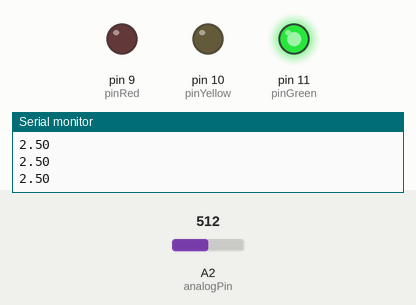
Bench run of a sketch on a simulated Arduino Uno, built with avr-gcc and run on an emulated ATmega328P. Parts: output pins drawn as LEDs (lit = HIGH), the last lines printed to the serial monitor. Inputs (shaded band) come from the test bench; at power-on: A2 (analogPin) = 512.

Above: at 1.2 s.
1.3 s: A2 (analogPin) set to 605
2.8 s: A2 (analogPin) set to 630
At 3.5 s:
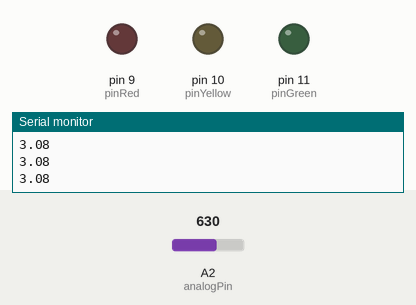
4.3 s: A2 (analogPin) set to 716
At 4.9 s:
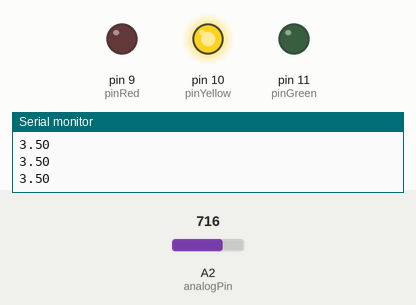
5.9 s: A2 (analogPin) set to 805
7.4 s: A2 (analogPin) set to 837
At 8.6 s:
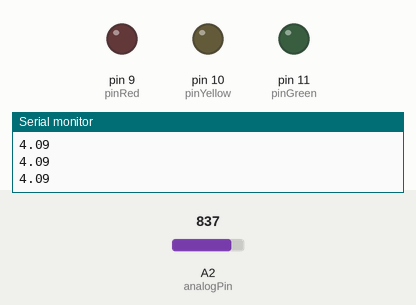
8.9 s: A2 (analogPin) set to 511
At 10.1 s:
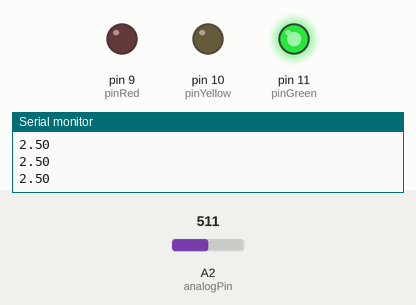
Timing chart, 0 to 11.5 s (numbered marks = the images above; inputs shaded):
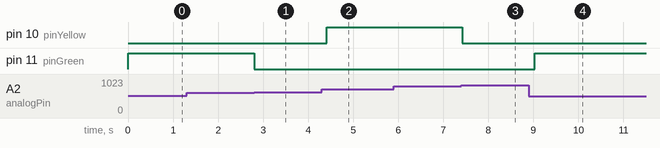

The sketch:

07_Ifs.ino
```cpp
float v2;
int readVal;
int analogPin = A2;
int pinRed = 9;
int pinYellow = 10;
int pinGreen = 11;
int dt = 200;

void setup() {
  // put your setup code here, to run once:
  Serial.begin(9600);
  pinMode(analogPin, INPUT);
  pinMode(pinRed, OUTPUT);
  pinMode(pinYellow, OUTPUT);
  pinMode(pinGreen, OUTPUT);
}

void loop() {
  // put your main code here, to run repeatedly:
  digitalWrite(pinRed, LOW);
  digitalWrite(pinYellow, LOW);
  digitalWrite(pinGreen, LOW);

  readVal = analogRead(analogPin);
  v2 = 5. * readVal / 1023.;

  if(v2 >= 0.0 && v2 <= 3.0) {
    digitalWrite(pinGreen, HIGH);
  }

  if(v2 >= 3.1 && v2 <= 4.0) {
    digitalWrite(pinYellow, HIGH);
  }

  if(v2 >= 4.1 && v2 <= 5.0) {
    digitalWrite(pinRed, HIGH);
  }

  Serial.println(v2);
  delay(dt);
}
```

Measured:
- the behaviour switches between 613 and 614 on A2 (analogPin) (found by bisection; images 0 and 1)
- the behaviour switches between 818 and 819 on A2 (analogPin) (found by bisection; images 2 and 3)
- after the input at 2.8 s, pin 11 (pinGreen): HIGH → LOW at once
- after the input at 4.3 s, pin 10 (pinYellow): LOW → HIGH after 0.11 s
- after the input at 7.4 s, pin 10 (pinYellow): HIGH → LOW at once
- after the input at 8.9 s, pin 11 (pinGreen): LOW → HIGH after 0.13 s
